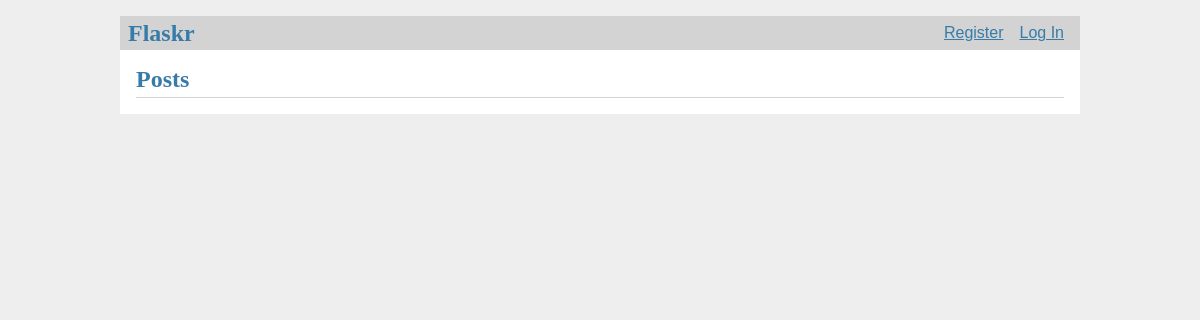
Before: / with the older database file.
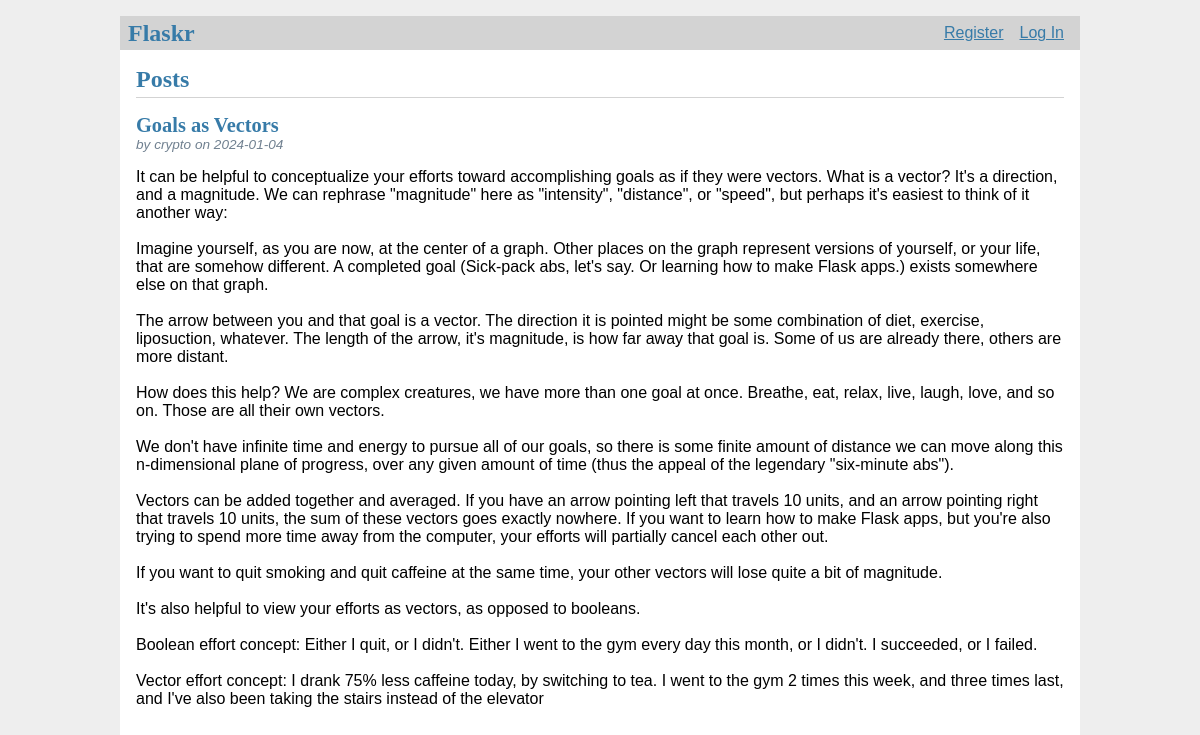
After: the same page with the newer database file.
### tables this page shows
CREATE TABLE post (
    id INTEGER PRIMARY KEY AUTOINCREMENT,
    author_id INTEGER NOT NULL,
    created TIMESTAMP NOT NULL DEFAULT CURRENT_TIMESTAMP,
    title TEXT NOT NULL,
    body TEXT NOT NULL,
    FOREIGN KEY (author_id) REFERENCES user (id)
);

CREATE TABLE user (
    id INTEGER PRIMARY KEY AUTOINCREMENT,
    username TEXT UNIQUE NOT NULL,
    password TEXT NOT NULL
);

### flaskr/blog.py (the view)
@bp.route('/')
def index():
    db = get_db()
    posts = db.execute(
        'SELECT p.id, title, body, created, author_id, username'
        ' FROM post p JOIN user u ON p.author_id = u.id'
        ' ORDER BY created DESC'
    ).fetchall()
    return render_template('blog/index.html', posts=posts)

### flaskr/auth.py (called while the page is built)
@bp.before_app_request
def load_logged_in_user():
    user_id = session.get('user_id')
    if user_id is None:
        g.user = None
    else:
        g.user = get_db().execute(
            'SELECT * FROM user WHERE ID = ?', (user_id,)
        ).fetchone()

### flaskr/db.py (called while the page is built)
def get_db():
    if 'db' not in g:
        g.db = sqlite3.connect(
            current_app.config['DATABASE'],
            detect_types=sqlite3.PARSE_DECLTYPES
        )
        g.db.row_factory = sqlite3.Row
    return g.db

### flaskr/templates/blog/index.html (shortened to what this page needs)
{% extends "base.html" %}
{% block header %}
    <h1>{% block title %}Posts{% endblock title %}</h1>
{% endblock header %}
{% block content %}
    {% for post in posts %}
        <article class="post">
            <header>
                <div>
                    <h1>{{ post['title'] }}</h1>
                    <div class="about">by {{ post ['username'] }} on {{ post['created'].strftime('%Y-%m-%d') }}</div>
                </div>
            </header>
            <p class="body">{{ post['body'] }}</p>
        </article>
    {% endfor %}
{% endblock content %}

### flaskr/templates/base.html (shortened to what this page needs)
<!DOCTYPE html>
<link rel="stylesheet" href="{{ url_for('static', filename='style.css') }}">
<nav>
    <h1>Flaskr</h1>
    <ul>
        {% if g.user %}
            <li><span>{{ g.user['username'] }}</span></li>
            <li><a href="{{ url_for('auth.logout') }}">Log Out</a></li>
        {% else %}
            <li><a href="{{ url_for('auth.register') }}">Register</a></li>
            <li><a href="{{ url_for('auth.login') }}">Log In</a></li>
        {% endif %}
    </ul>
</nav>
<section class="content">
    <header>
        {% block header %}{% endblock %}
    </header>
    {% block content %}{% endblock %}
</section>

### flaskr/static/style.css (style rules this page uses)
h1 { font-family: serif; color: #377ba8; margin: 1rem 0; }
a { color: #377ba8; }
nav { background: lightgray; display: flex; align-items: center; padding: 0 0.5rem; }
nav h1 { flex: auto; margin: 0; }
nav ul { display: flex; list-style: none; margin: 0; padding: 0; }
nav ul li a, nav ul li span, header .action { display: block; padding: 0.5rem; }
.content { padding: 0 1rem 1rem; }
.content > header { border-bottom: 1px solid lightgray; display: flex; align-items: flex-end; }
.content > header h1 { flex: auto; margin: 1rem 0 0.25rem 0; }
.post > header { display: flex; align-items: flex-end; font-size: 0.85em; }
.post > header > div:first-of-type { flex: auto; }
.post > header h1 { font-size: 1.5em; margin-bottom: 0; }
.post .about { color: slategray; font-style: italic; }
.post .body { white-space: pre-line; }
.content:last-child { margin-bottom: 0; }

Changed rows visible on the page:
added post: title "Goals as Vectors", username "crypto", created "2024-01-04", body "It can be helpful to conceptualize your efforts toward accomplishing goals as if they were vectors. What is a vector? It's a direction, and a magnitude. We can rephrase \"magnitude\" here as \"intensity\", \"distance\", or \"speed\", but perhaps it's easiest to think of it another way: Imagine yourself, as you are now, at the center of a graph. Other places on the graph represent versions of yourself, or your life, that are somehow different. A completed goal (Sick-pack abs, let's say. Or learning how to make Flask apps.) exists somewhere else on that graph. The arrow between you and that goal is a vector. The direction it is pointed might be some combination of diet, exercise, liposuction,…"
